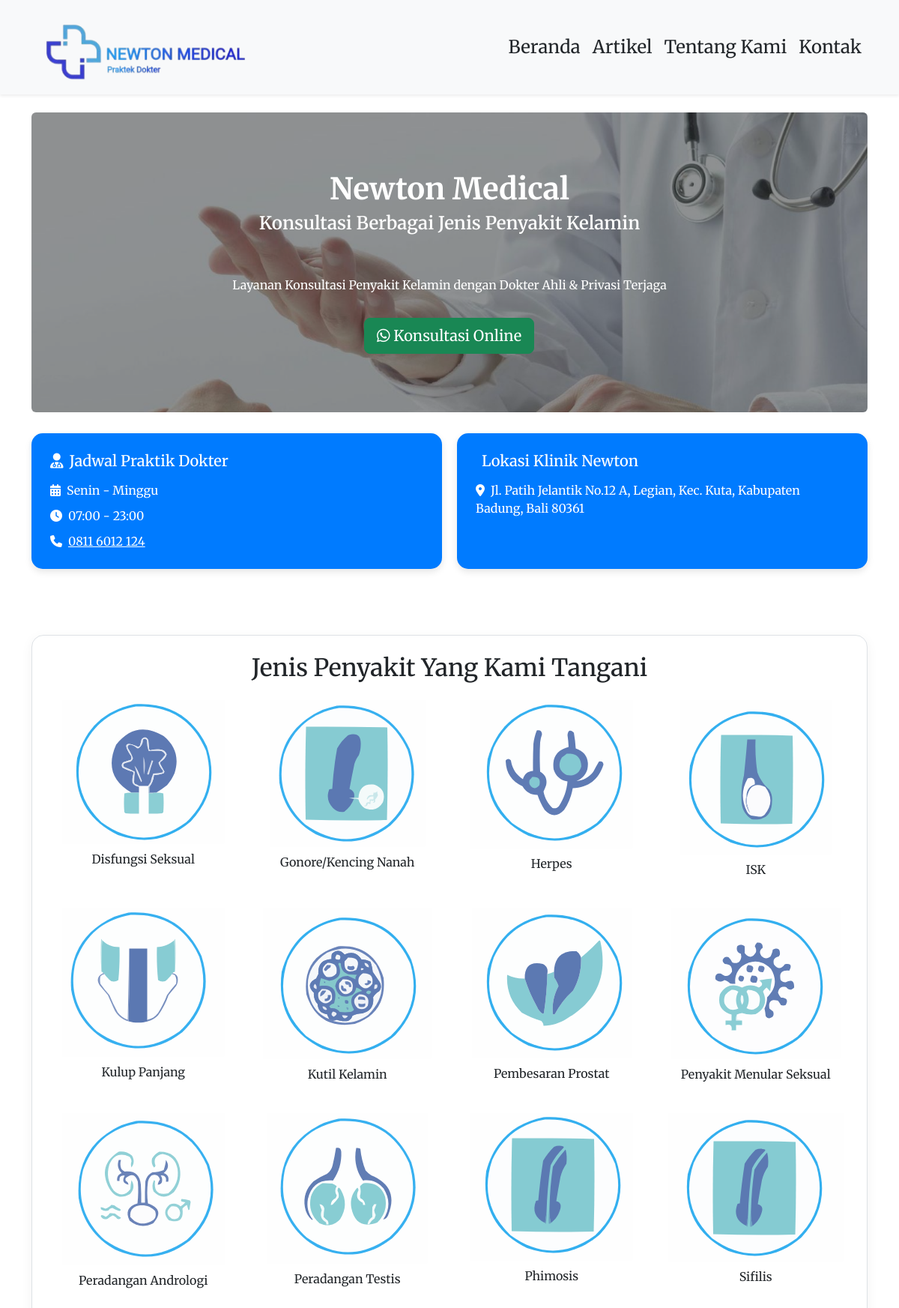
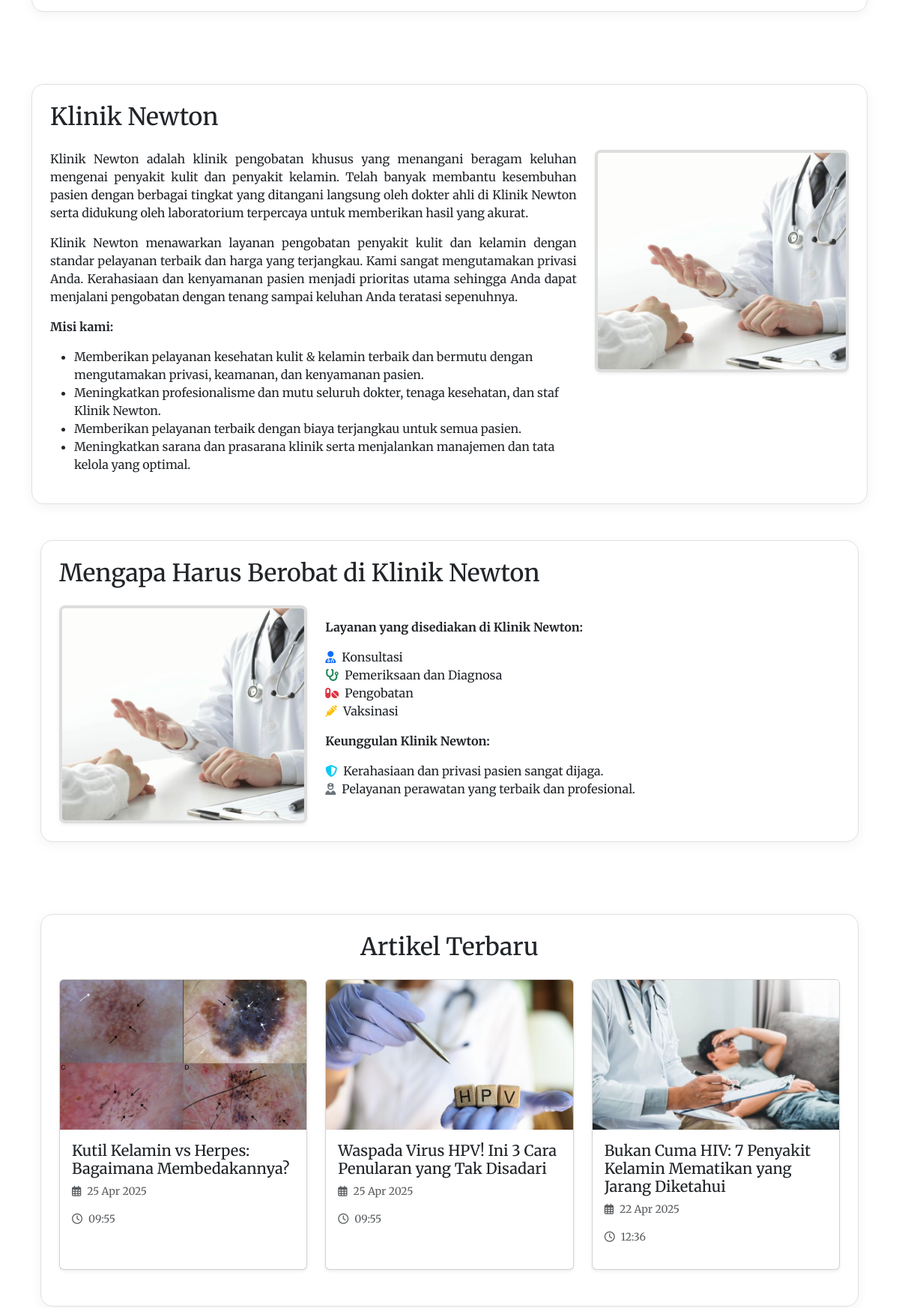
The page / (upper part) on the database its author committed (2 pictures, top to bottom).
### tables this page shows
CREATE TABLE `artikel` (
  `id` int(11) NOT NULL,
  `judul` varchar(255) NOT NULL,
  `isi` text NOT NULL,
  `gambar` varchar(255) DEFAULT NULL,
  `tanggal` datetime NOT NULL
);

### index.php (the view, shortened to what this page needs)
<?php include 'koneksi/koneksi.php'; ?>
<!DOCTYPE html>
<html lang="id">
  <link href="https://cdn.jsdelivr.net/npm/bootstrap@5.3.2/dist/css/bootstrap.min.css" rel="stylesheet">
  <link href="https://cdnjs.cloudflare.com/ajax/libs/font-awesome/6.5.0/css/all.min.css" rel="stylesheet">
  <link href="https://cdnjs.cloudflare.com/ajax/libs/animate.css/4.1.1/animate.min.css" rel="stylesheet" />
</head>
<body>
<nav class="navbar navbar-expand-lg navbar-light bg-light shadow-sm">
  <div class="container">
    <a class="navbar-brand" href="index.php">
      <img src="uploads/logo_klinik_newton.png" alt="Logo Klinik Newton" height="100">
    </a>
    <div class="collapse navbar-collapse" id="navbarNav">
      <ul class="navbar-nav ms-auto">
        <li class="nav-item"><a class="nav-link text-dark" href="index.php">Beranda</a></li>
        <li class="nav-item"><a class="nav-link text-dark" href="artikel.php">Artikel</a></li>
        <li class="nav-item"><a class="nav-link text-dark" href="tentang.php">Tentang Kami</a></li>
        <li class="nav-item"><a class="nav-link text-dark" href="kontak.php">Kontak</a></li>
      </ul>
    </div>
  </div>
</nav>
<div class="container mt-4">
  <div class="position-relative rounded overflow-hidden" style="height: 400px; background-image: url('uploads/konsultasi_dokter.jpg'); background-size: cover; background-position: center;">
    <div class="position-absolute top-0 start-0 w-100 h-100 bg-dark bg-opacity-50 d-flex flex-column justify-content-center align-items-center text-white text-center px-3">
      <h1 class="fw-bold animate__animated animate__fadeInDown text-white" style="font-size: 2.5rem;">
        Newton Medical
      </h1>
      <h4 class="animate__animated animate__fadeInDown" style="font-weight: 600;">
        Konsultasi Berbagai Jenis Penyakit Kelamin
      </h4>
<br>
<br>
      <p class="animate__animated animate__fadeInUp" style="font-size: 1rem; text-justify max-width: 600px;">
        Layanan Konsultasi Penyakit Kelamin dengan Dokter Ahli & Privasi Terjaga
      </p>
      <button class="btn btn-success btn-lg mt-3 animate__animated animate__zoomIn" onclick="openWhatsAppPopup()">
        <i class="fab fa-whatsapp"></i> Konsultasi Online
      </button>
    </div>
  </div>
</div>
<br>
<br>
<div class="container info-section">
  <div class="info-card">
    <h2><i class="fas fa-user-doctor me-2"></i>Jadwal Praktik Dokter</h2>
    <div class="info"><i class="fas fa-calendar-days me-2"></i>Senin - Minggu</div>
    <div class="info"><i class="fas fa-clock me-2"></i>07:00 - 23:00</div>
    <a href="tel:087889075748" class="contact">
      <i class="fas fa-phone me-2"></i>0811 6012 124
    </a>
  </div>
  <div class="info-card">
    <h2><i class="fas -dot me-2"></i>Lokasi Klinik Newton</h2>
    <div class="info"><i class="fas fa-map-marker-alt me-2"></i>Jl. Patih Jelantik No.12 A, Legian, Kec. Kuta, Kabupaten Badung, Bali 80361</div>
  </div>
</div>
<div class="container py-5">
  <div class="custom-elegant-card p-4">
    <h2 class="mb-4 text-center text-dark">Jenis Penyakit Yang Kami Tangani</h2>
    <div class="row text-center g-4">
      <div class="col-6 col-md-3">
        <img src="uploads/icons/disfungsi_seksual.svg" alt="Disfungsi Seksual" class="img-fluid w-35 mx-auto d-block">
        <p class="mt-2">Disfungsi Seksual</p>
      </div>
      <div class="col-6 col-md-3">
        <img src="uploads/icons/gonore.svg" alt="Gonore" class="img-fluid w-35 mx-auto d-block">
        <p class="mt-2">Gonore/Kencing Nanah</p>
      </div>
      <div class="col-6 col-md-3">
        <img src="uploads/icons/herpes.svg" alt="Herpes" class="img-fluid w-35 mx-auto d-block">
        <p class="mt-2">Herpes</p>
      </div>
      <div class="col-6 col-md-3">
        <img src="uploads/icons/isk.svg" alt="ISK" class="img-fluid w-35 mx-auto d-block">
        <p class="mt-2">ISK</p>
      </div>
      <div class="col-6 col-md-3">
        <img src="uploads/icons/kulup_panjang.svg" alt="Kulup Panjang" class="img-fluid w-35 mx-auto d-block">
        <p class="mt-2">Kulup Panjang</p>
      </div>
      <div class="col-6 col-md-3">
        <img src="uploads/icons/kutil_kelamin.svg" alt="Kutil Kelamin" class="img-fluid w-35 mx-auto d-block">
        <p class="mt-2">Kutil Kelamin</p>
      </div>
      <div class="col-6 col-md-3">
        <img src="uploads/icons/pembesaran_prostat.svg" alt="Pembesaran Prostat" class="img-fluid w-35 mx-auto d-block">
        <p class="mt-2">Pembesaran Prostat</p>
      </div>
      <div class="col-6 col-md-3">
        <img src="uploads/icons/penyakit_menular_seksual.svg" alt="Penyakit Menular Seksual" class="img-fluid w-35 mx-auto d-block">
        <p class="mt-2">Penyakit Menular Seksual</p>
      </div>
      <div class="col-6 col-md-3">
        <img src="uploads/icons/peradangan_andrologi.svg" alt="Peradangan Andrologi" class="img-fluid w-35 mx-auto d-block">
        <p class="mt-2">Peradangan Andrologi</p>
      </div>
      <div class="col-6 col-md-3">
        <img src="uploads/icons/peradangan_testis.svg" alt="Peradangan Testis" class="img-fluid w-35 mx-auto d-block">
        <p class="mt-2">Peradangan Testis</p>
      </div>
      <div class="col-6 col-md-3">
        <img src="uploads/icons/phimosis.svg" alt="Phimosis" class="img-fluid w-35 mx-auto d-block">
        <p class="mt-2">Phimosis</p>
      </div>
      <div class="col-6 col-md-3">
        <img src="uploads/icons/sifilis.svg" alt="Sifilis" class="img-fluid w-35 mx-auto d-block">
        <p class="mt-2">Sifilis</p>
      </div>
    </div>
  </div>
</div>
<div class="container py-5">
    <div class="custom-elegant-card p-4">
  <h2 class="mb-4">Klinik Newton</h2>
  <div class="row">
    <div class="col-md-8 order-2 order-md-1">
      <p style="text-align: justify;">
        Klinik Newton adalah klinik pengobatan khusus yang menangani beragam keluhan mengenai penyakit kulit dan penyakit kelamin. Telah banyak membantu kesembuhan pasien dengan berbagai tingkat yang ditangani langsung oleh dokter ahli di Klinik Newton serta didukung oleh laboratorium terpercaya untuk memberikan hasil yang akurat.
      </p>
      <p style="text-align: justify;">
        Klinik Newton menawarkan layanan pengobatan penyakit kulit dan kelamin dengan standar pelayanan terbaik dan harga yang terjangkau. Kami sangat mengutamakan privasi Anda. Kerahasiaan dan kenyamanan pasien menjadi prioritas utama sehingga Anda dapat menjalani pengobatan dengan tenang sampai keluhan Anda teratasi sepenuhnya.
      </p>
      <p style="text-align: justify;">
        <strong>Misi kami:</strong>
      </p>
      <ul>
        <li>Memberikan pelayanan kesehatan kulit & kelamin terbaik dan bermutu dengan mengutamakan privasi, keamanan, dan kenyamanan pasien.</li>
        <li>Meningkatkan profesionalisme dan mutu seluruh dokter, tenaga kesehatan, dan staf Klinik Newton.</li>
        <li>Memberikan pelayanan terbaik dengan biaya terjangkau untuk semua pasien.</li>
        <li>Meningkatkan sarana dan prasarana klinik serta menjalankan manajemen dan tata kelola yang optimal.</li>
      </ul>
    </div>
    <div class="col-md-4 order-1 order-md-2 mb-4 mb-md-0 text-md-end text-center">
      <img src="uploads/konsultasi_dokter.jpg" alt="Ruko Klinik Newton" class="img-fluid custom-image shadow-sm">
    </div>
  </div>
</div>
<div class="container py-5">
    <div class="custom-elegant-card p-4">
  <h2 class="mb-4">Mengapa Harus Berobat di Klinik Newton</h2>
  <div class="row align-items-center">
    <div class="col-md-4 order-1 order-md-1 mb-4 mb-md-0 text-md-start text-center">
      <img src="uploads/konsultasi_dokter.jpg" alt="Ruko Klinik Newton" class="img-fluid custom-image shadow-sm">
    </div>
    <div class="col-md-8 order-2 order-md-2">
      <p style="text-align: justify;">
        <strong>Layanan yang disediakan di Klinik Newton:</strong>
      </p>
      <ul class="list-unstyled">
        <li><i class="fas fa-user-md text-primary me-2"></i>Konsultasi</li>
        <li><i class="fas fa-stethoscope text-success me-2"></i>Pemeriksaan dan Diagnosa</li>
        <li><i class="fas fa-pills text-danger me-2"></i>Pengobatan</li>
        <li><i class="fas fa-syringe text-warning me-2"></i>Vaksinasi</li>
      </ul>
      <p style="text-align: justify;">
        <strong>Keunggulan Klinik Newton:</strong>
      </p>
      <ul class="list-unstyled">
        <li><i class="fas fa-shield-alt text-info me-2"></i>Kerahasiaan dan privasi pasien sangat dijaga.</li>
        <li><i class="fas fa-user-nurse text-secondary me-2"></i>Pelayanan perawatan yang terbaik dan profesional.</li>
      </ul>
    </div>
  </div>
</div>
</div>
<div class="container py-5">
    <div class="custom-elegant-card p-4">
  <h2 class="mb-4 text-center">Artikel Terbaru</h2>
  <div class="row">
    <?php
    $query = mysqli_query($conn, "SELECT * FROM artikel ORDER BY tanggal DESC LIMIT 3");
    while ($data = mysqli_fetch_array($query)) {
    ?>
    <div class="col-md-4 mb-4">
      <div class="card h-100 shadow-sm animate__animated animate__fadeInUp">
        <a href="detail.php?id=<?= $data['id']; ?>" class="stretched-link text-decoration-none text-dark">
          <?php if (!empty($data['gambar'])) { ?>
            <img src="uploads/<?= $data['gambar']; ?>" class="card-img-top" alt="<?= $data['judul']; ?>" style="height: 200px; object-fit: cover;">
          <?php } ?>
          <div class="card-body">
            <h5 class="card-title"><?= $data['judul']; ?></h5>
            <p class="text-muted" style="font-size: 14px;">
              <i class="far fa-calendar-alt me-2"></i><?= date("d M Y", strtotime($data['tanggal'])); ?>
            </p>
             <p class="text-muted" style="font-size: 14px;">
              <i class="far fa-clock me-2"></i><?= date("H:i", strtotime($data['tanggal'])); ?>
            </p>
          </div>
        </a>
      </div>
    </div>
    <?php } ?>
  </div>
  </div>
</div>
</div>
</body>
</html>

### index.php (style rules this page uses)
body { font-family: 'Merriweather', serif; }
.navbar-nav .nav-link { font-size: 24px; padding-right: 1.5rem; }
.custom-image { border: 4px solid #ddd; border-radius: 8px; }
.info-section { display: flex; flex-wrap: wrap; gap: 20px; margin-bottom: 40px; margin-top: -20px; }
.info-card { flex: 1 1 300px; background-color: #007bff; color: white; padding: 25px; border-radius: 15px; box-shadow: 0 4px 10px rgba(0, 0, 0, 0.1); }
.info-card h2 { font-size: 1.25rem; margin-bottom: 15px; }
.info-card .info { font-size: 1rem; margin-bottom: 10px; }
.info-card .contact { color: #fff; text-decoration: underline; }
.custom-elegant-card { border: 1px solid #dee2e6; border-radius: 1rem; box-shadow: 0 0.25rem 1rem rgba(0, 0, 0, 0.05); background-color: #fff; }

### rows shown on the page
artikel: gambar (picture), judul "Kutil Kelamin vs Herpes: Bagaimana Membedakannya?", tanggal "25 Apr 2025", tanggal "09:55"
artikel: gambar (picture), judul "Waspada Virus HPV! Ini 3 Cara Penularan yang Tak Disadari", tanggal "25 Apr 2025", tanggal "09:55"
artikel: gambar (picture), judul "Bukan Cuma HIV: 7 Penyakit Kelamin Mematikan yang Jarang Diketahui", tanggal "22 Apr 2025", tanggal "12:36"
